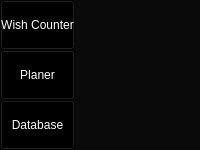
       <widget class="QFrame" name="menuBarFrame">
        <property name="styleSheet">
         <string notr="true">QFrame {
	background-color: rgb(10, 10, 10);
}</string>
        </property>
        <layout class="QVBoxLayout" name="menuBarVLayout">
         <property name="spacing">
          <number>0</number>
         </property>
         <property name="leftMargin">
          <number>0</number>
         </property>
         <property name="topMargin">
          <number>0</number>
         </property>
         <property name="rightMargin">
          <number>0</number>
         </property>
         <property name="bottomMargin">
          <number>0</number>
         </property>
         <item>
          <widget class="QPushButton" name="wishCounterButton">
           <property name="sizePolicy">
            <sizepolicy hsizetype="Fixed" vsizetype="Fixed">
             <horstretch>0</horstretch>
             <verstretch>0</verstretch>
            </sizepolicy>
           </property>
           <property name="minimumSize">
            <size>
             <width>75</width>
             <height>50</height>
            </size>
           </property>
           <property name="maximumSize">
            <size>
             <width>75</width>
             <height>50</height>
            </size>
           </property>
           <property name="styleSheet">
            <string notr="true">QPushButton {
    color: white;
    background-color: transparent;
}
QPushButton:hover {
    background-color: rgba(255, 255, 255, 20);
	border-color: rgba(255, 255, 255, 255);
}
QPushButton:pressed {
	background-color: rgba(255, 255, 255, 60);
	border-color: rgba(255, 255, 255, 255);
}</string>
           </property>
           <property name="text">
            <string>Wish Counter</string>
           </property>
          </widget>
         </item>
         <item>
          <widget class="QPushButton" name="planerButton">
           <property name="sizePolicy">
            <sizepolicy hsizetype="Fixed" vsizetype="Fixed">
             <horstretch>0</horstretch>
             <verstretch>0</verstretch>
            </sizepolicy>
           </property>
           <property name="minimumSize">
            <size>
             <width>75</width>
             <height>50</height>
            </size>
           </property>
           <property name="maximumSize">
            <size>
             <width>75</width>
             <height>50</height>
            </size>
           </property>
           <property name="styleSheet">
            <string notr="true">QPushButton {
    color: white;
    background-color: transparent;
}
QPushButton:hover {
    background-color: rgba(255, 255, 255, 20);
	border-color: rgba(255, 255, 255, 255);
}
QPushButton:pressed {
	background-color: rgba(255, 255, 255, 60);
	border-color: rgba(255, 255, 255, 255);
}</string>
           </property>
           <property name="text">
            <string>Planer</string>
           </property>
          </widget>
         </item>
         <item>
          <widget class="QPushButton" name="databaseButton">
           <property name="sizePolicy">
            <sizepolicy hsizetype="Fixed" vsizetype="Fixed">
             <horstretch>0</horstretch>
             <verstretch>0</verstretch>
            </sizepolicy>
           </property>
           <property name="minimumSize">
            <size>
             <width>75</width>
             <height>50</height>
            </size>
           </property>
           <property name="maximumSize">
            <size>
             <width>75</width>
             <height>50</height>
            </size>
           </property>
           <property name="styleSheet">
            <string notr="true">QPushButton {
    color: white;
    background-color: transparent;
}
QPushButton:hover {
    background-color: rgba(255, 255, 255, 20);
	border-color: rgba(255, 255, 255, 255);
}
QPushButton:pressed {
	background-color: rgba(255, 255, 255, 60);
	border-color: rgba(255, 255, 255, 255);
}</string>
           </property>
           <property name="text">
            <string>Database</string>
           </property>
          </widget>
         </item>
        </layout>
       </widget>
